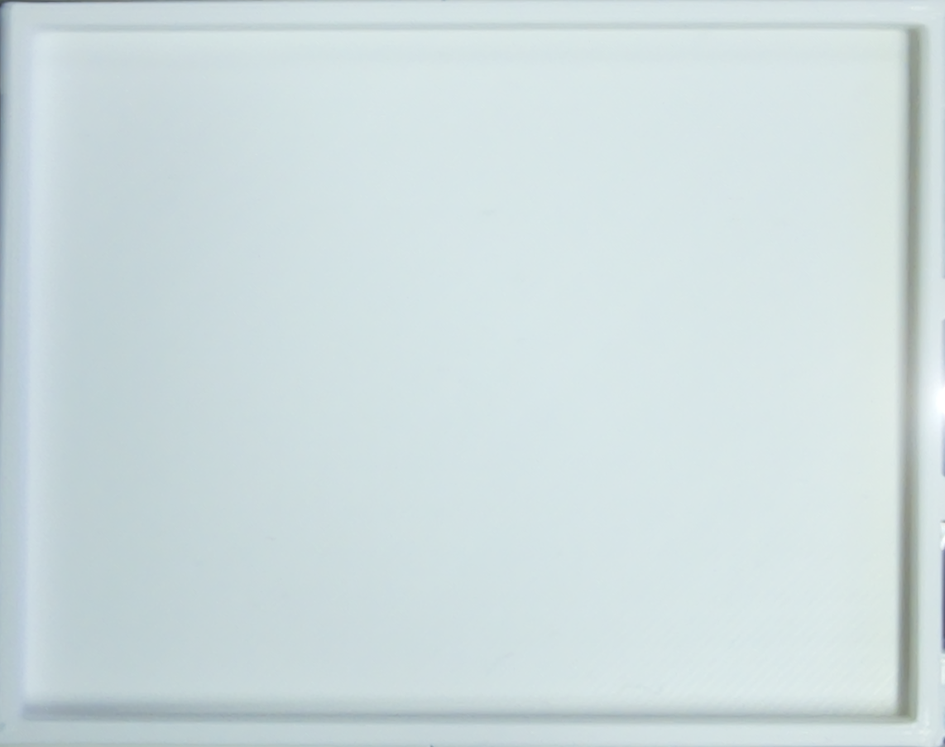
#> input picture config/platte.png, 945 x 747 px, shrunk from 1142 x 902 before the run, found by its file name
$ python main_teach_in.py
#> lines starting #> are read from the running program, lines starting #| are printed output that depends on the picture
### config/config_teach_in.py
import os
import cv2
import yaml
from dataclasses import dataclass
from typing import List, Dict, Optional, Tuple
from datetime import datetime

@dataclass
class TeachInSettings:
    # reale Größen in cm
    plate_size_cm: Tuple[float, float] = (8.0, 6.0)      # (breite, hoehe)
    stone_size_cm: Tuple[float, float] = (0.8, 1.5)      # (breite, hoehe)

    # Toleranz als Anteil der Platte (0..1). Beispiel: 0.03 = 3%
    tolerance_norm: float = 0.03

    window_name: str = "Teach-In"
    out_dir: str = "config"
    out_name: str = "config.yaml"

# Erlaubte Farben für die Konfiguration
ALLOWED_COLORS = {
    "b": ("blue",   (255, 0, 0)),     # BGR für OpenCV
    "g": ("green",  (0, 255, 0)),
    "y": ("yellow", (0, 255, 255)),
    "o": ("orange", (0, 165, 255)),
}

def load_image(image_path: str):
    img = cv2.imread(image_path)
    if img is None:
        raise RuntimeError(f"Bild konnte nicht geladen werden: {image_path}")
    h, w = img.shape[:2]
    return img, w, h

def ensure_out_dir(path: str):
    os.makedirs(path, exist_ok=True)

def out_path(settings: TeachInSettings) -> str:
    ensure_out_dir(settings.out_dir)
    return os.path.join(settings.out_dir, settings.out_name)

# [52 lines left out: functions stone_size_norm, make_stone, get_stone_draw_color, not called in this run]

def draw_overlay(img, stones: List[Dict], img_w: int, img_h: int, current_color: str):
    display = img.copy()

    for s in stones:
        x_px = int(s["position_norm"]["x"] * img_w)
        y_px = int(s["position_norm"]["y"] * img_h)

        stone_color = s.get("color", "unknown")
        stone_bgr = get_stone_draw_color(stone_color)

        # Stein-Boundingbox in Steinfarbe
        sw_px = int(s["stone_size_norm"]["w"] * img_w)
        sh_px = int(s["stone_size_norm"]["h"] * img_h)
        cv2.rectangle(
            display,
            (x_px - sw_px // 2, y_px - sh_px // 2),
            (x_px + sw_px // 2, y_px + sh_px // 2),
            stone_bgr,
            2
        )

        # Toleranzrechteck (grün)
        tolx_px = int(s["tolerance_norm"]["x"] * img_w)
        toly_px = int(s["tolerance_norm"]["y"] * img_h)
        cv2.rectangle(
            display,
            (x_px - tolx_px, y_px - toly_px),
            (x_px + tolx_px, y_px + toly_px),
            (0, 255, 0),
            2
        )

        # Mittelpunkt + ID + Farbe
        cv2.circle(display, (x_px, y_px), 4, stone_bgr, -1)
        cv2.putText(
            display,
            f"ID {s['id']} | {stone_color}",
            (x_px + 6, y_px - 6),
            cv2.FONT_HERSHEY_SIMPLEX,
            0.45,
            stone_bgr,
            1
        )

    help_txt1 = "LMB=add | b=blue | g=green | y=yellow | o=orange"
    help_txt2 = "u=undo | r=reset | s=save | q=save+exit | ESC=exit"
    info_txt = f"Aktuelle Farbe: {current_color}"

    cv2.putText(display, help_txt1, (10, 25), cv2.FONT_HERSHEY_SIMPLEX, 0.55, (255, 255, 255), 2)
    cv2.putText(display, help_txt1, (10, 25), cv2.FONT_HERSHEY_SIMPLEX, 0.55, (0, 0, 0), 1)

    cv2.putText(display, help_txt2, (10, 50), cv2.FONT_HERSHEY_SIMPLEX, 0.55, (255, 255, 255), 2)
    cv2.putText(display, help_txt2, (10, 50), cv2.FONT_HERSHEY_SIMPLEX, 0.55, (0, 0, 0), 1)

    cv2.putText(display, info_txt, (10, 75), cv2.FONT_HERSHEY_SIMPLEX, 0.55, (255, 255, 255), 2)
    cv2.putText(display, info_txt, (10, 75), cv2.FONT_HERSHEY_SIMPLEX, 0.55, (0, 0, 0), 1)

    return display

def build_config(image_reference: str, img_w: int, img_h: int, stones: List[Dict], settings: TeachInSettings) -> Dict:
    return {
        "meta": {
            "image_reference": image_reference,
            "saved_at": datetime.now().isoformat(timespec="seconds"),
            "plate_size_px": {"w": int(img_w), "h": int(img_h)},
            "plate_size_cm": {"w": float(settings.plate_size_cm[0]), "h": float(settings.plate_size_cm[1])},
            "stone_size_cm": {"w": float(settings.stone_size_cm[0]), "h": float(settings.stone_size_cm[1])},
            "tolerance_norm_default": float(settings.tolerance_norm),
            "allowed_colors": ["blue", "green", "yellow", "orange"]
        },
        "stones": stones
    }

def save_config(cfg: Dict, path: str):
    with open(path, "w", encoding="utf-8") as f:
        yaml.dump(cfg, f, sort_keys=False, allow_unicode=True)

def run_teach_in(image_path: str, settings: TeachInSettings) -> Optional[Dict]:
    img, img_w, img_h = load_image(image_path)
    stones: List[Dict] = []
    next_id = 1
    saved_cfg: Optional[Dict] = None
    cfg_path = out_path(settings)

    current_color = "blue"  # Standardfarbe beim Start

    # [6 lines left out: function mouse_callback, not called in this run]

    cv2.namedWindow(settings.window_name, cv2.WINDOW_NORMAL)
    cv2.setMouseCallback(settings.window_name, mouse_callback)

    while True:
        cv2.imshow(settings.window_name, draw_overlay(img, stones, img_w, img_h, current_color))
        key = cv2.waitKey(10) & 0xFF

        # Farbauswahl
        if chr(key) in ALLOWED_COLORS:
            current_color = ALLOWED_COLORS[chr(key)][0]
            print(f"🎨 Aktuelle Farbe: {current_color}")

        if key == ord('s'):
            saved_cfg = build_config(image_path, img_w, img_h, stones, settings)
            save_config(saved_cfg, cfg_path)
            print(f"✅ Konfiguration gespeichert: {cfg_path}")

        if key == ord('q'):
            saved_cfg = build_config(image_path, img_w, img_h, stones, settings)
            save_config(saved_cfg, cfg_path)
            print(f"✅ Konfiguration gespeichert: {cfg_path}")
            break

        if key == ord('u'):
            if stones:
                removed = stones.pop()
                next_id = removed["id"]
                print(f"↩️ Entfernt: Stein {removed['id']}")
            else:
                print("ℹ️ Nichts zum Entfernen.")

        if key == ord('r'):
            stones.clear()
            next_id = 1
            print("🔄 Reset: alle Steine gelöscht.")

        if key == 27:
            break

    cv2.destroyAllWindows()
    return saved_cfg

### config/main_teach_in.py
from config_teach_in import run_teach_in, TeachInSettings

def main():
    settings = TeachInSettings(
        plate_size_cm=(8.0, 6.0),      # Platte 8x6 cm
        stone_size_cm=(0.8, 1.5),      # Stein 0.8x1.5 cm
        tolerance_norm=0.1,           # 10% Toleranz (normiert zur Platte)
        out_dir="config",
        out_name="config.yaml",
        window_name="Teach-In"
    )

    cfg = run_teach_in("config/platte.png", settings)
#> in load_image, img is the input picture: shape (747, 945, 3); mean B, G, R 222.6, 220.7, 206.4
#> in run_teach_in, `img, img_w, img_h = load_image(image_path)`: img_w = 945; img_h = 747
#> in draw_overlay, `cv2.putText(display, info_txt, (10, 75), cv2.FONT_HERSHEY_SIMPLEX, 0.5..`:
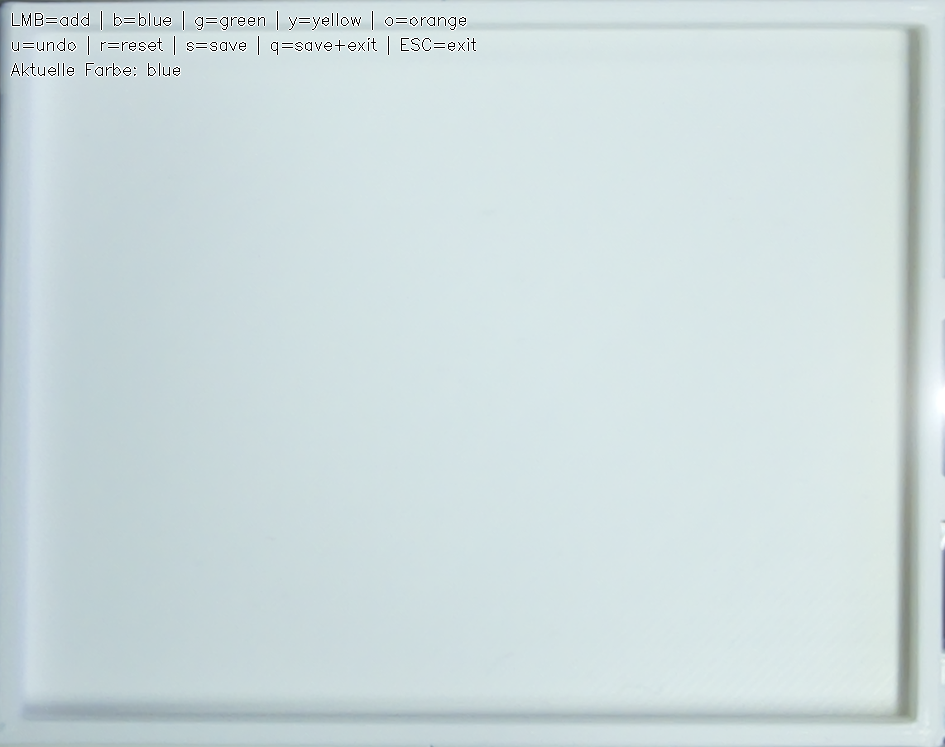
#> display: shape (747, 945, 3); mean B, G, R 222.1, 220.2, 206
#> (key q is pressed here)
#> in run_teach_in, `saved_cfg = build_config(image_path, img_w, img_h, stones, settings)`: saved_cfg = 2 items
#> cfg = 2 items
    if cfg is None:
        print("Beendet ohne Speichern.")
    else:
        print("Teach-In fertig. Anzahl Steine:", len(cfg["stones"]))
#| Teach-In fertig. Anzahl Steine: 0

if __name__ == "__main__":
    main()
